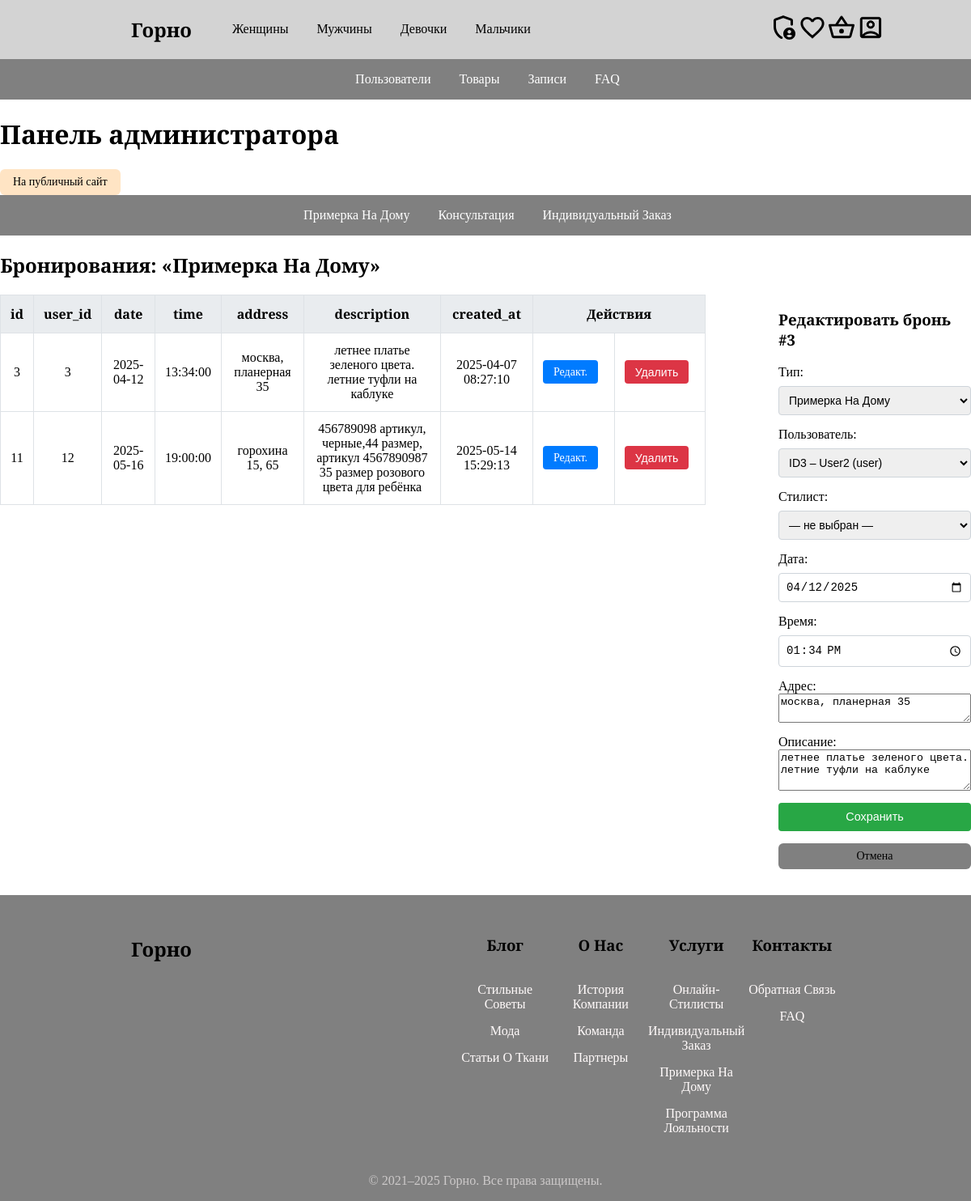
The page /admin/index.php?section=bookings&edit_id=3&type=примерка+на+дому (signed in) on the database its author committed.
### tables this page shows
CREATE TABLE `bookings` (
  `id` int NOT NULL AUTO_INCREMENT,
  `user_id` int NOT NULL,
  `stylist_id` int DEFAULT NULL,
  `type` enum('консультация','примерка на дому','индивидуальный заказ') NOT NULL,
  `date` date NOT NULL,
  `time` time NOT NULL,
  `address` text,
  `description` text,
  `created_at` timestamp NULL DEFAULT CURRENT_TIMESTAMP,
  PRIMARY KEY (`id`),
  KEY `fk_bookings_user` (`user_id`),
  KEY `fk_bookings_stylist` (`stylist_id`),
  CONSTRAINT `bookings_ibfk_1` FOREIGN KEY (`user_id`) REFERENCES `users` (`id`) ON DELETE CASCADE,
  CONSTRAINT `bookings_ibfk_2` FOREIGN KEY (`stylist_id`) REFERENCES `users` (`id`) ON DELETE SET NULL,
  CONSTRAINT `fk_bookings_stylist` FOREIGN KEY (`stylist_id`) REFERENCES `users` (`id`) ON DELETE SET NULL,
  CONSTRAINT `fk_bookings_user` FOREIGN KEY (`user_id`) REFERENCES `users` (`id`) ON DELETE CASCADE
);

### admin/edit/booking.php (the view, shortened to what this page needs)
<?php
$b = $editBooking;
?>
<h3>Редактировать бронь #<?= htmlspecialchars($b['id']) ?></h3>
<form method="POST" action="/admin/edit/booking_update.php">
  <label>Тип:
    <select name="type" required>
      <?php foreach (array_keys($allowed) as $_t): ?>
        <option value="<?= htmlspecialchars($_t) ?>" <?= htmlspecialchars($_t === $b['type'] ? 'selected' : '') ?>>
          <?= htmlspecialchars(mb_convert_case($_t, MB_CASE_TITLE,'UTF-8')) ?>
        </option>
      <?php endforeach; ?>
    </select>
  </label>
  <label>Пользователь:
    <select name="user_id" required>
      <?php foreach ($users as $u): ?>
        <option value="<?= htmlspecialchars($u['id']) ?>" <?= htmlspecialchars($u['id']==$b['user_id']?'selected':'') ?>>
          <?= htmlspecialchars("ID{$u['id']} – {$u['name']} ({$u['role']})") ?>
        </option>
      <?php endforeach; ?>
    </select>
  </label>
  <label>Стилист:
    <select name="stylist_id">
      <option value="">— не выбран —</option>
    </select>
  </label>
  <label>Дата:
    <input type="date" name="date" value="<?= htmlspecialchars($b['date']) ?>" required>
  </label>
  <label>Время:
    <input type="time" name="time" value="<?= htmlspecialchars($b['time']) ?>" required>
  </label>
  <label>Адрес:
    <textarea name="address" rows="2"><?= htmlspecialchars($b['address'] ?? '') ?></textarea>
  </label>
  <label>Описание:
    <textarea name="description" rows="3"><?= htmlspecialchars($b['description'] ?? '') ?></textarea>
  </label>
  <button type="submit">Сохранить</button>
  <a href="?section=bookings&type=<?= urlencode($type) ?>" class="btn-secondary">Отмена</a>
</form>

### admin/bookings.php (shortened to what this page needs)
<?php
require_once __DIR__ . '/../config/db.php';
$allowed = [
    'примерка на дому'     => ['id','user_id','date','time','address','description','created_at'],
    'консультация'         => ['id','user_id','stylist_id','date','time','created_at'],
    'индивидуальный заказ' => ['id','user_id','date','time','description','created_at'],
];
$users    = [];
$r = $conn->query("SELECT id, name, email, role FROM users ORDER BY name");
while ($row = $r->fetch_assoc()) {
  $users[] = $row;
}
$editBooking = null;
if (!empty($_GET['edit_id'])) {
  $eid = (int)$_GET['edit_id'];
  $q = $conn->prepare("SELECT * FROM bookings WHERE id = ?");
  $q->bind_param('i', $eid);
  $q->execute();
  $editBooking = $q->get_result()->fetch_assoc();
}
$type = mb_strtolower($_GET['type'] ?? 'примерка на дому');
$cols    = $allowed[$type];
$sqlCols = implode(',', $cols);
$stmt = $conn->prepare("SELECT $sqlCols FROM bookings WHERE `type` = ?");
$stmt->bind_param('s', $type);
$stmt->execute();
$result = $stmt->get_result();
?>
<nav class="tabs">
  <ul>
    <?php foreach ($allowed as $_type => $_cols): ?>
      <li>
        <a href="index.php?section=bookings&type=<?= urlencode($_type) ?>"
           class="<?= htmlspecialchars($_type === $type ? 'active' : '') ?>">
          <?= htmlspecialchars(mb_convert_case($_type, MB_CASE_TITLE, 'UTF-8')) ?>
        </a>
      </li>
    <?php endforeach ?>
  </ul>
</nav>
<h2>Бронирования: «<?= htmlspecialchars(mb_convert_case($type, MB_CASE_TITLE, 'UTF-8')) ?>»</h2>
  <section>
    <div>
        <table>
            <thead>
                <tr>
                    <?php foreach ($cols as $c): ?>
                        <th><?= htmlspecialchars($c) ?></th>
                    <?php endforeach ?>
                <th colspan="2">Действия</th>
                </tr>
            </thead>
            <tbody>
                <?php while ($row = $result->fetch_assoc()): ?>
                <tr>
                    <?php foreach ($cols as $c): ?>
                    <td><?= nl2br(htmlspecialchars($row[$c])) ?></td>
                    <?php endforeach ?>
                    <td>
                        <a href="?section=bookings&edit_id=<?= htmlspecialchars($row['id']) ?>&type=<?= htmlspecialchars(urlencode($type)) ?>">Редакт.</a>
                    </td>
                    <td>
                        <form action="/delete/booking.php" method="POST" style="display:inline">
                            <button type="submit" onclick="return confirm('Удалить #<?= htmlspecialchars($row['id']) ?>?')">Удалить</button>
                        </form>
                    </td>
                </tr>
                <?php endwhile ?>
            </tbody>
        </table>
    </div>
    <div class="form">
        <?php if ($editBooking): ?>
            <?php require __DIR__ . '/../admin/edit/booking.php'; ?>
        <?php else: ?>
            <?php require __DIR__ . '/../admin/add/booking.php'; ?>
        <?php endif; ?>
    </div>
  </section>

### assets/css/styles.css (style rules this page uses)
body { margin: auto; padding: 0; font-family: 'Merriweather', serif; display: flex; flex-direction: column; min-height: 100vh; }
h1, h2, h3, h4, h5, h6, p { white-space: normal; overflow-wrap: break-word; word-wrap: break-word; }

### assets/css/admin.css (style rules this page uses)
.admin-panel section { display: flex; flex-direction: row; justify-content: center; gap: 90px; margin-bottom: 2rem; }
.admin-panel table { width: 100%; border-collapse: collapse; margin-bottom: 1rem; }
.admin-panel table thead { background-color: #e9ecef; }
.admin-panel table th, .admin-panel table td { padding: 0.75rem; border: 1px solid #dee2e6; text-align: center; }
.admin-panel table th { font-weight: 600; }
.admin-panel table td a, .admin-panel table td button { margin-right: 0.5rem; display: inline-block; padding: 0.4rem 0.8rem; font-size: 0.875rem; text-decoration: none; border: none; border-radius: 0.25rem; cursor: pointer; }
.admin-panel table td a { background-color: #007bff; color: #fff; }
.admin-panel table td button { background-color: #dc3545; color: #fff; }
.admin-panel section .form form { display: flex; flex-direction: column; gap: 15px; }
.admin-panel section .form form label { display: flex; flex-direction: column; font-weight: 500; }
.admin-panel section .form form input, .admin-panel section .form form select { margin-top: 0.5rem; padding: 0.5rem; border: 1px solid #ced4da; border-radius: 0.25rem; font-size: 0.875rem; }
.admin-panel section .form form button { padding: 0.6rem 1.2rem; background-color: #28a745; color: #fff; border: none; border-radius: 0.25rem; cursor: pointer; font-size: 0.9rem; }
.admin-panel section .form form .btn-secondary { display: inline-block; padding: 8px 16px; background-color: #808080; color: #000; border: none; border-radius: 6px; text-decoration: none; font-weight: 500; font-size: 14px; cursor: pointer; transition: background-color 0.3s ease; text-align: center; }

### rows shown on the page
bookings: id "3", user "3", date "2025-04-12", time "13:34:00", address "москва, планерная 35", description "летнее платье зеленого цвета. летние туфли на каблуке", created_at "2025-04-07 08:27:10", date "04/12/2025"
bookings: id "11", user "12", date "2025-05-16", time "19:00:00", address "горохина 15, 65", description "456789098 артикул, черные,44 размер, артикул 4567890987 35 размер розового цвета для ребёнка", created_at "2025-05-14 15:29:13"

### other values the page prints
$label "Женщины"
$label "Мужчины"
$label "Девочки"
$label "Мальчики"
mb_convert_case($_type, MB_CASE_TITLE, 'UTF-8') "Примерка На Дому"
mb_convert_case($_type, MB_CASE_TITLE, 'UTF-8') "Консультация"
mb_convert_case($_type, MB_CASE_TITLE, 'UTF-8') "Индивидуальный Заказ"
mb_convert_case($type, MB_CASE_TITLE, 'UTF-8') "Примерка На Дому"
$c "id"
$c "user_id"
$c "date"
$c "time"
$c "address"
$c "description"
$c "created_at"
